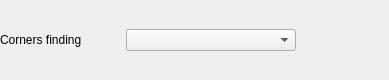
<?xml version="1.0" encoding="UTF-8"?>
<ui version="4.0">
 <class>CornersfindingStageSettings</class>
 <widget class="QWidget" name="CornersfindingStageSettings">
  <property name="geometry">
   <rect>
    <x>0</x>
    <y>0</y>
    <width>389</width>
    <height>80</height>
   </rect>
  </property>
  <property name="windowTitle">
   <string>Form</string>
  </property>
  <layout class="QHBoxLayout" name="horizontalLayout">
   <property name="leftMargin">
    <number>0</number>
   </property>
   <property name="topMargin">
    <number>0</number>
   </property>
   <property name="rightMargin">
    <number>0</number>
   </property>
   <property name="bottomMargin">
    <number>0</number>
   </property>
   <item>
    <widget class="QLabel" name="label">
     <property name="sizePolicy">
      <sizepolicy hsizetype="Minimum" vsizetype="Preferred">
       <horstretch>0</horstretch>
       <verstretch>0</verstretch>
      </sizepolicy>
     </property>
     <property name="minimumSize">
      <size>
       <width>120</width>
       <height>0</height>
      </size>
     </property>
     <property name="text">
      <string>Corners finding</string>
     </property>
    </widget>
   </item>
   <item>
    <widget class="QComboBox" name="combobox">
     <property name="sizePolicy">
      <sizepolicy hsizetype="Minimum" vsizetype="Fixed">
       <horstretch>0</horstretch>
       <verstretch>0</verstretch>
      </sizepolicy>
     </property>
     <property name="minimumSize">
      <size>
       <width>170</width>
       <height>0</height>
      </size>
     </property>
    </widget>
   </item>
   <item>
    <layout class="QGridLayout" name="inputsLayout"/>
   </item>
   <item>
    <spacer name="horizontalSpacer">
     <property name="orientation">
      <enum>Qt::Horizontal</enum>
     </property>
     <property name="sizeHint" stdset="0">
      <size>
       <width>58</width>
       <height>20</height>
      </size>
     </property>
    </spacer>
   </item>
  </layout>
 </widget>
 <resources/>
 <connections/>
</ui>
